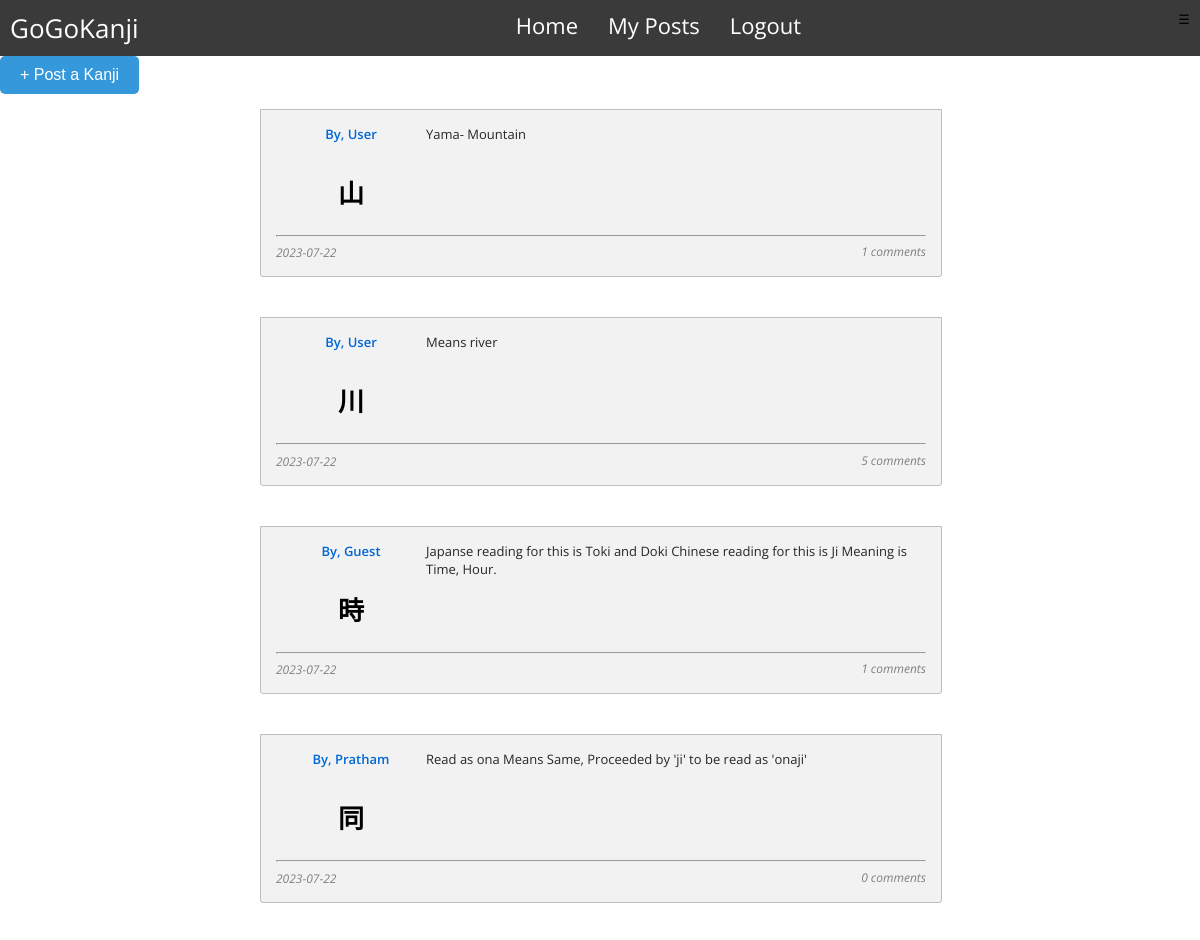
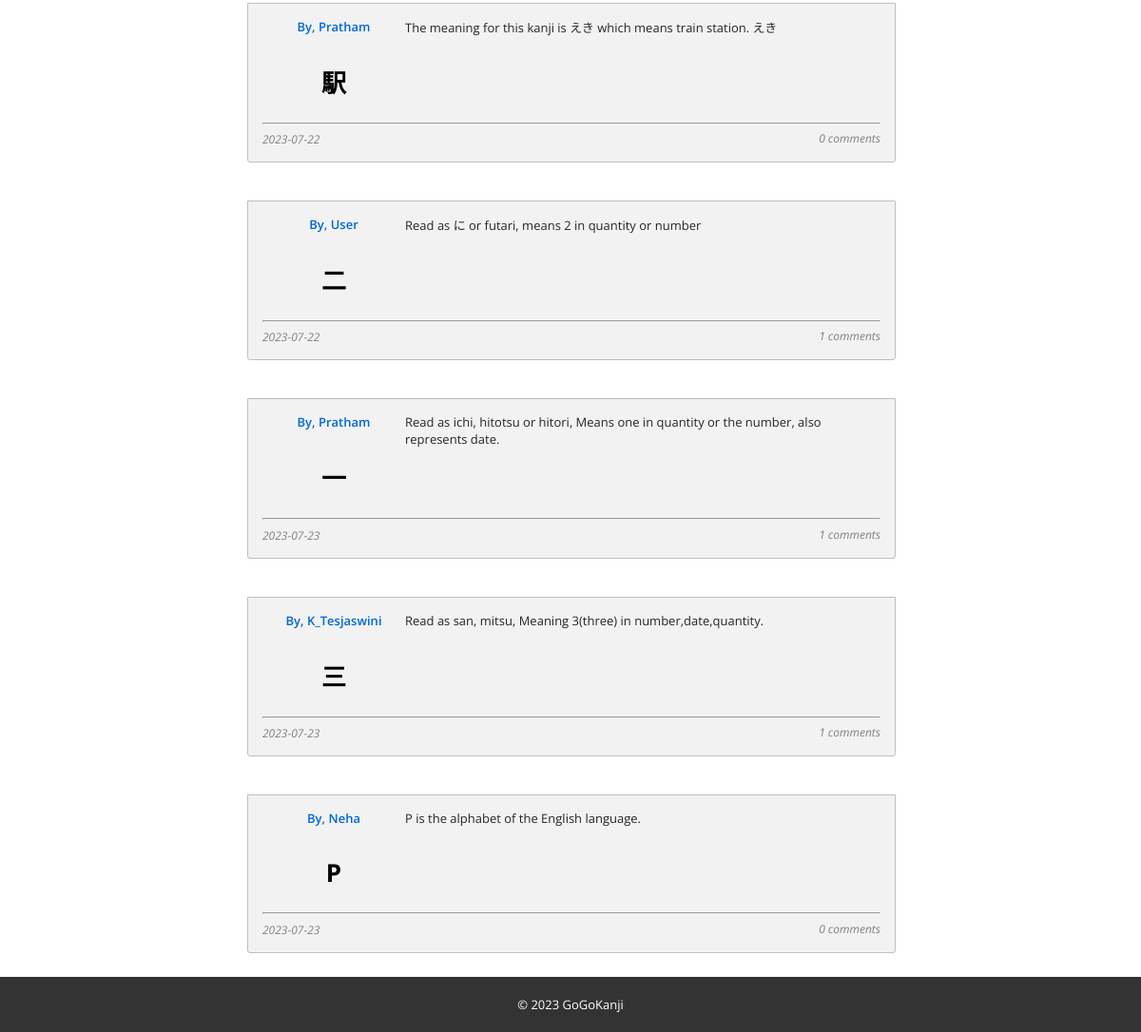
The app's page /index.php (signed in) with its own data (2 pictures, top to bottom).
### tables this page shows
CREATE TABLE `posts` (
  `post_id` int(11) NOT NULL,
  `username` varchar(40) NOT NULL,
  `kanji_char` varchar(32) NOT NULL,
  `kanji_desc` varchar(100) NOT NULL,
  `post-created-on` date NOT NULL DEFAULT current_timestamp()
);

### index.php (the view, shortened to what this page needs)
<?php
        include("database.php");
        if(@$_SESSION["username"]){
        $q = 'SELECT `post_id`,`username`,`kanji_char`,`kanji_desc`,`post-created-on`  FROM `posts` ';
        $result = $conn->query($q);
        if ($result->num_rows > 0) {
            while ($row = $result->fetch_assoc()) {
                $count = "SELECT COUNT(`username`) as `usercount` from comments WHERE post_id = '{$row["post_id"]}'";
                $res = $conn->query($count);
                $num = $res->fetch_assoc();
                echo " <div id=\"forum\"> ";
                echo "<div class=\"thread\">";
                echo "<div class=\"fr-post group\">";
                  echo "<div class=\"profile\">";
                   echo " <span style=\"text-align: center;\">By, {$row["username"]}</span>";
                   echo " <a href=\"post-page.php?id={$row["post_id"]}\" name=\"viewpost\" style =\"text-decoration:none;\"> <h1 style=\"color: black; text-align: center; margin-top: 20%;\">{$row["kanji_char"]}</h1></a>";
                 echo " </div>";
                 echo " <div class=\"post\">";
                   echo " <p> {$row["kanji_desc"]}</p>";
                 echo " </div>";
                 echo " <div class=\"opt-bar\">";
                  echo "  <hr>";
                  echo "  <span class=\"time\">{$row["post-created-on"]}";
                   echo " <span class=\"time\" style=\"float: right;\">{$num["usercount"]} comments</span>";
                 echo " </div>";
                echo "</div> ";
            echo "</div> ";
            echo "</div>";
            }
        }
        }
        else{
            echo "User login not detected";
        }
    ?>

### records on screen
posts: username "User", kanji_char "山", kanji_desc "Yama- Mountain", value "2023-07-22", usercount "1"
posts: username "User", kanji_char "川", kanji_desc "Means river", value "2023-07-22", usercount "5"
posts: username "Guest", kanji_char "時", kanji_desc "Japanse reading for this is Toki and Doki Chinese reading for this is Ji Meaning is Time, Hour.", value "2023-07-22", usercount "1"
posts: username "Pratham", kanji_char "同", kanji_desc "Read as ona Means Same, Proceeded by 'ji' to be read as 'onaji'", value "2023-07-22", usercount "0"
posts: username "Pratham", kanji_char "駅", kanji_desc "The meaning for this kanji is えき which means train station. えき", value "2023-07-22", usercount "0"
posts: username "User", kanji_char "二", kanji_desc "Read as に or futari, means 2 in quantity or number", value "2023-07-22", usercount "1"
posts: username "Pratham", kanji_char "一", kanji_desc "Read as ichi, hitotsu or hitori, Means one in quantity or the number, also represents date.", value "2023-07-23", usercount "1"
posts: username "K_Tesjaswini", kanji_char "三", kanji_desc "Read as san, mitsu, Meaning 3(three) in number,date,quantity.", value "2023-07-23", usercount "1"
posts: username "Neha", kanji_char "P", kanji_desc "P is the alphabet of the English language.", value "2023-07-23", usercount "0"
